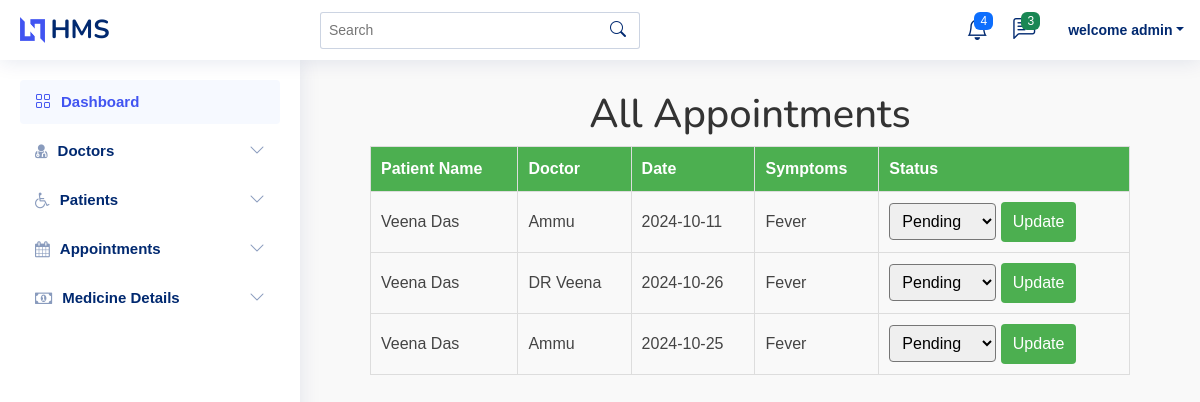
The app's page /all-appoinments/ with its own data.
### hospitalapp/models.py (models this page shows, shortened)
class Appointment(models.Model):
    STATUS_CHOICES = [
            ('pending', 'Pending'),
            ('approved', 'Approved'),
            ('rejected', 'Rejected'),
        ]
    appointment_date = models.DateField(null=True, blank=True)
    symptoms = models.TextField(max_length=100, null=True, blank=True)
    doctor = models.ForeignKey(Doctor, on_delete=models.CASCADE,null=True, blank=True)
    patient = models.ForeignKey(Patient, on_delete=models.CASCADE,null=True, blank=True)
    status = models.CharField(max_length=10, choices=STATUS_CHOICES, default='pending')

class Patient(models.Model):
    user = models.OneToOneField(User, on_delete=models.CASCADE,null=True, blank=True)
    name = models.CharField(max_length=100, null=True, blank=True)
    date_of_birth = models.DateField(max_length=100, null=True, blank=True)
    gender = models.CharField(max_length=10, choices=[('Male', 'Male'), ('Female', 'Female'), ('Other', 'Other')], null=True, blank=True)
    address = models.CharField(max_length=255, null=True, blank=True)
    mobile = models.CharField(max_length=15, null=True, blank=True)
    email = models.EmailField(unique=True, null=True, blank=True)

class Doctor(models.Model):
    STATUS_CHOICES = (
        ('Active', 'Active'),
        ('Inactive', 'Inactive'),
    )
    user = models.OneToOneField(User, on_delete=models.CASCADE,null=True, blank=True)  # Link to the User mod
    name = models.CharField(max_length=100, null=True, blank=True)
    departments = models.ForeignKey(Department, on_delete=models.CASCADE)
    address = models.CharField(max_length=255, null=True, blank=True)
    mobile = models.CharField(max_length=15, null=True, blank=True)
    email = models.EmailField(unique=True, null=True, blank=True)
    specialization = models.CharField(max_length=100, null=True, blank=True)
    experience = models.PositiveIntegerField()  # Years of experience
    status = models.CharField(max_length=10, choices=STATUS_CHOICES, default='Active')

### hospitalapp/views.py (the view, shortened to what this page needs)
# urls.py: path('all-appoinments/', views.admin_appointmentlist, name='all-appoinments'),
def admin_appointmentlist(request):
    appointments = Appointment.objects.all().select_related('doctor', 'patient')
    return render(request, 'admin-appoinments.html', {
        'appointments': appointments,
    })

### templates/admin-appoinments.html (shortened to what this page needs)
{% extends 'index-2.html' %}
{% block content %}
<head>
</head>
<body>
    <h1 style="margin-top:-5%">All Appointments</h1>
    <table>
        <thead>
            <tr>
                <th>Patient Name</th>
                <th>Doctor</th>
                <th>Date</th>
                <th>Symptoms</th>
                <th>Status</th>
            </tr>
        </thead>
        <tbody>
            {% for appointment in appointments %}
                <tr>
                    <td>{{ appointment.patient.name }}</td>
                    <td>{{ appointment.doctor.name }}</td>
                    <td>{{ appointment.appointment_date|date:"Y-m-d" }}</td>
                    <td>{{ appointment.symptoms }}</td>
                    <td>
                        <form method="POST" action="">
                            <select name="status">
                                <option value="pending" {% if appointment.status == 'pending' %}selected{% endif %}>Pending</option>
                            </select>
                            <button type="submit">Update</button>
                        </form>
                    </td>
                </tr>
            {% endfor %}
        </tbody>
    </table>
</body>
{% endblock %}

### templates/index-2.html (shortened to what this page needs)
<!DOCTYPE html>
{% load static %}
<html lang="en">
<head>
<link rel="stylesheet" href="https://cdnjs.cloudflare.com/ajax/libs/font-awesome/4.7.0/css/font-awesome.min.css">
  <link href="{% static 'assets/vendor/bootstrap/css/bootstrap.min.css' %}" rel="stylesheet">
  <link href="{% static 'assets/vendor/bootstrap-icons/bootstrap-icons.css' %}" rel="stylesheet">
  <link href="{% static 'assets/vendor/boxicons/css/boxicons.min.css' %}" rel="stylesheet">
  <link href="{% static 'assets/vendor/quill/quill.snow.css' %}" rel="stylesheet">
  <link href="{% static 'assets/vendor/quill/quill.bubble.css' %}" rel="stylesheet">
  <link href="{% static 'assets/vendor/remixicon/remixicon.css' %}" rel="stylesheet">
  <link href="{% static 'assets/vendor/simple-datatables/style.css' %}" rel="stylesheet">
  <link href="{% static 'assets/css/style.css' %}" rel="stylesheet">
</head>
<body>
  <header id="header" class="header fixed-top d-flex align-items-center">
    <div class="d-flex align-items-center justify-content-between">
      <a href="index.html" class="logo d-flex align-items-center">
        <img src="{% static 'assets/img/logo.png' %}" alt="">
        <span class="d-none d-lg-block">HMS</span>
      </a>
    </div>
    <div class="search-bar">
      <form class="search-form d-flex align-items-center" method="get" action="">
        <input type="text" name="q" placeholder="Search" title="Search books or author">
        <button type="submit" title="Search"><i class="bi bi-search"></i></button>
      </form>
    </div>
    <nav class="header-nav ms-auto">
      <ul class="d-flex align-items-center">
        <li class="nav-item dropdown">
          <a class="nav-link nav-icon" href="#" data-bs-toggle="dropdown">
            <i class="bi bi-bell"></i>
            <span class="badge bg-primary badge-number">4</span>
          </a>
        </li>
        <li class="nav-item dropdown">
          <a class="nav-link nav-icon" href="#" data-bs-toggle="dropdown">
            <i class="bi bi-chat-left-text"></i>
            <span class="badge bg-success badge-number">3</span>
          </a>
        </li>
       <li class="nav-item dropdown pe-3">
    <a class="nav-link nav-profile d-flex align-items-center pe-0" href="#" data-bs-toggle="dropdown">
        <span class="d-none d-md-block dropdown-toggle ps-2">welcome admin</span>
    </a>
</li>
      </ul>
    </nav>
  </header>
<aside id="sidebar" class="sidebar">
    <ul class="sidebar-nav" id="sidebar-nav">
        <li class="nav-item">
            <a class="nav-link" href="{% url 'totalpatients' %}">
                <i class="bi bi-grid"></i>
                <span>Dashboard</span>
            </a>
        </li>
        <li class="nav-item">
            <a class="nav-link collapsed" data-bs-target="#doctors-nav" data-bs-toggle="collapse" href="#">
                <i class="fa fa-user-md"></i>
                <span>Doctors</span>
                <i class="bi bi-chevron-down ms-auto"></i>
            </a>
        </li>
        <li class="nav-item">
            <a class="nav-link collapsed" data-bs-target="#patients-nav" data-bs-toggle="collapse" href="#">
                <i class="fa fa-wheelchair"></i>
                <span>Patients</span>
                <i class="bi bi-chevron-down ms-auto"></i>
            </a>
        </li>
        <li class="nav-item">
            <a class="nav-link collapsed" data-bs-target="#appointments-nav" data-bs-toggle="collapse" href="#">
                <i class="fa fa-calendar"></i>
                <span>Appointments</span>
                <i class="bi bi-chevron-down ms-auto"></i>
            </a>
        </li>
        <li class="nav-item">
            <a class="nav-link collapsed" data-bs-target="#payments-nav" data-bs-toggle="collapse" href="#">
                <i class="fa fa-money"></i>
                <span>Medicine Details</span>
                <i class="bi bi-chevron-down ms-auto"></i>
            </a>
        </li>
    </ul>
</aside>
  <main id="main" class="main">
{% block content %}
    {% endblock %}
</body>
</html>

### static/assets/css/style.css (style rules this page uses)
:root { scroll-behavior: smooth; }
body { font-family: "Open Sans", sans-serif; background: #f6f9ff; color: #444444; }
a { color: #4154f1; text-decoration: none; }
h1, h2, h3, h4, h5, h6 { font-family: "Nunito", sans-serif; }
#main { margin-top: 60px; padding: 20px 30px; transition: all 0.3s; }
.logo { line-height: 1; }
@media (min-width: 1200px) { .logo { width: 280px; } }
.logo img { max-height: 26px; margin-right: 6px; }
.logo span { font-size: 26px; font-weight: 700; color: #012970; font-family: "Nunito", sans-serif; }
.header { transition: all 0.5s; z-index: 997; height: 60px; box-shadow: 0px 2px 20px rgba(1, 41, 112, 0.1); background-color: #fff; padding-left: 20px; }
.header .search-bar { min-width: 360px; padding: 0 20px; }
.header .search-form { width: 100%; }
.header .search-form input { border: 0; font-size: 14px; color: #012970; border: 1px solid rgba(1, 41, 112, 0.2); padding: 7px 38px 7px 8px; border-radius: 3px; transition: 0.3s; width: 100%; }
.header .search-form button { border: 0; padding: 0; margin-left: -30px; background: none; }
.header .search-form button i { color: #012970; }
.header-nav ul { list-style: none; }
.header-nav>ul { margin: 0; padding: 0; }
.header-nav .nav-icon { font-size: 22px; color: #012970; margin-right: 25px; position: relative; }
.header-nav .nav-profile { color: #012970; }
.header-nav .nav-profile span { font-size: 14px; font-weight: 600; }
.header-nav .badge-number { position: absolute; inset: -2px -5px auto auto; font-weight: normal; font-size: 12px; padding: 3px 6px; }
.sidebar { position: fixed; top: 60px; left: 0; bottom: 0; width: 300px; z-index: 996; transition: all 0.3s; padding: 20px; overflow-y: auto; scrollbar-width: thin; scrollbar-color: #aab7cf transparent; box-shadow: 0px 0px 20px rgba(1, 41, 112, 0.1); background-color: #fff; }
@media (min-width: 1200px) { #main, #footer { margin-left: 300px; } }
.sidebar-nav { padding: 0; margin: 0; list-style: none; }
.sidebar-nav li { padding: 0; margin: 0; list-style: none; }
.sidebar-nav .nav-item { margin-bottom: 5px; }
.sidebar-nav .nav-link { display: flex; align-items: center; font-size: 15px; font-weight: 600; color: #4154f1; transition: 0.3; background: #f6f9ff; padding: 10px 15px; border-radius: 4px; }
.sidebar-nav .nav-link i { font-size: 16px; margin-right: 10px; color: #4154f1; }
.sidebar-nav .nav-link.collapsed { color: #012970; background: #fff; }
.sidebar-nav .nav-link.collapsed i { color: #899bbd; }
.sidebar-nav .nav-link .bi-chevron-down { margin-right: 0; transition: transform 0.2s ease-in-out; }

### templates/admin-appoinments.html (style rules this page uses)
body { font-family: Arial, sans-serif; margin: 20px; padding: 20px; background-color: #f9f9f9; }
h1 { text-align: center; color: #333; margin-top: -30px; }
table { width: 100%; border-collapse: collapse; margin-bottom: 20px; }
th, td { padding: 10px; text-align: left; border: 1px solid #ddd; }
th { background-color: #4CAF50; color: white; }
select, button { padding: 8px; border-radius: 4px; }
button { background-color: #4CAF50; color: white; border: none; cursor: pointer; padding: 8px 12px; }

### records on screen
Appointment: patient.name "Veena Das", doctor.name "Ammu", appointment_date "2024-10-11", symptoms "Fever", status "Pending"
Appointment: patient.name "Veena Das", doctor.name "DR Veena", appointment_date "2024-10-26", symptoms "Fever", status "Pending"
Appointment: patient.name "Veena Das", doctor.name "Ammu", appointment_date "2024-10-25", symptoms "Fever", status "Pending"
